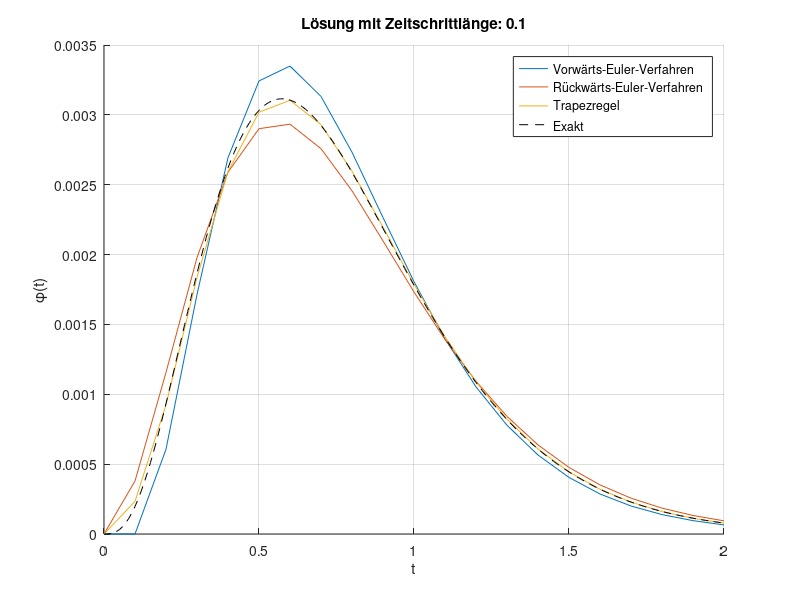
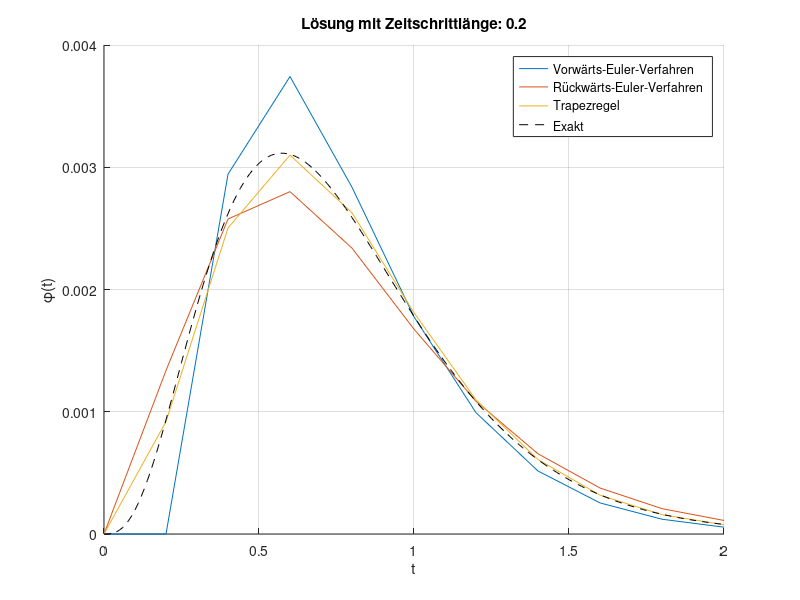
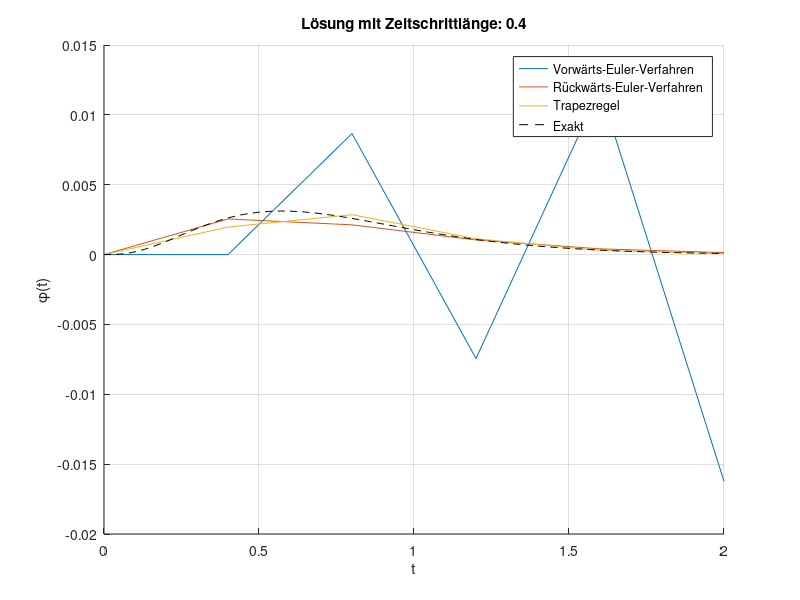

Reproduce these figures in MATLAB, in order.

% ===========================================================
% Allgemeine Form:
% φn+1 = φn + θ ∆t f (tn+1, φn+1) + (1 − θ) ∆t f (tn, φn) (1)
%
% θ = 0:   das Vorwärts-Euler-Verfahren
% θ = 1:   das Rückwärts-Euler-Verfahren
% θ = 1/2: die Trapezregel
% 
% f (t,φ) = t^2*exp(−5t) − 6*φ 
% ===========================================================

% % close all
clear
clc

phi = @(t) exp(-5.*t).*(t.^2-2.*t+2)-2.*exp(-6.*t); % exakte Lösung zum Vergleichen

dt = [0.1 0.2 0.4];

for k = 1:length(dt)

    t = 0:dt(k):2;
    
    phi_vorwaerts   = zeros(1,length(t));
    phi_rueckwaerts = zeros(1,length(t));
    phi_trapez      = zeros(1,length(t));
    
    for i=1:length(t)-1
        % Gl. (1) mit θ = 0:
        phi_vorwaerts(i+1) = phi_vorwaerts(i) + ...
                             dt(k) * (t(i)^2*exp(-5*t(i))-6*phi_vorwaerts(i));
    
        % Gl. (1) mit θ = 1 und lösen nach φn+1:
        phi_rueckwaerts(i+1) = (phi_rueckwaerts(i) + ...
                               dt(k) * t(i+1)^2*exp(-5*t(i+1)))/(1+6*dt(k));
        
        % Gl. (1) mit θ = 1/2 und lösen nach φn+1:
        phi_trapez(i+1) = (...
                           phi_trapez(i) + ...
                           dt(k)/2 * ( t(i+1)^2 * exp(-5*t(i+1)) +      ...
                           t(i)^2 * exp(-5*t(i)) - 6*phi_trapez(i) ) ...
                           ) / (1+3*dt(k));
    
    end
    
    figure(k)
    hold on
    plot(t,phi_vorwaerts,'DisplayName','Vorwärts-Euler-Verfahren')
    plot(t,phi_rueckwaerts,'DisplayName','Rückwärts-Euler-Verfahren')
    plot(t,phi_trapez,'DisplayName','Trapezregel')
    plot(0:0.01:2,phi(0:0.01:2),'k--','DisplayName','Exakt'); % exakte Lösung zum Vergleichen
    legend
    xlabel('t')
    ylabel('\phi(t)')
    title(['Lösung mit Zeitschrittlänge: ',num2str(dt(k))])
    grid on

end








